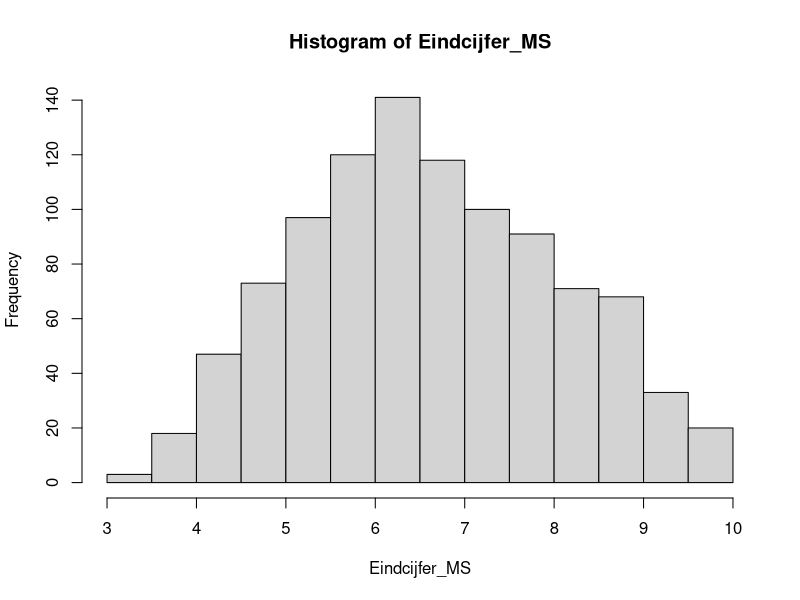

Recreate this plot in R.
## +++++++++++++++++++++++++++++++++++++++++++++++++++++++++++++++++++++++++++++
## 31.R  ####
## +++++++++++++++++++++++++++++++++++++++++++++++++++++++++++++++++++++++++++++
## R code voor Student Analytics Vrije Universiteit Amsterdam
## Copyright 2020 VU
## Web Page: http://www.vu.nl
## Contact: Theo Bakker (t.c.bakker@vu.nl)
## Verspreiding buiten de VU: Ja
##
## Doel: Doel
##
## Afhankelijkheden: Afhankelijkheid
##
## Datasets: Datasets
##
## Opmerkingen:
## 1) Geen.
## 2) ___
##
## ++++++++++++++++++++++++++++++++++++++++++++++++++++++++++++++++++++++++++++
## TODO:
## 1) ___.
##
## ++++++++++++++++++++++++++++++++++++++++++++++++++++++++++++++++++++++++++++
## Geschiedenis:
## 18-09-2020: EG: Aanmaak bestand
## ++++++++++++++++++++++++++++++++++++++++++++++++++++++++++++++++++++++++++++

## Toets: ANCOVA

## Casus
#v De docent van het vak Methoden & Statistiek van de faculteit Sociale 
#v Wetenschappen wil ontdekken of er verschillen zijn tussen studenten van 
#v verschillende opleidingen in het eindcijfer van zijn vak. Het vak wordt 
#v gevolgd door studenten Psychologie, Onderwijskunde en Algemene Sociale 
#v Wetenschappen (Sociologie). Uit ervaring blijkt dat het aantal gevolgde hoorcolleges 
#v ook van invloed is op het eindcijfer en dat dit nogal eens verschilt tussen 
#v studenten. Om een eerlijke vergelijking te maken, wilt hij daarom controleren 
#v voor het aantal gevolgde hoorcolleges. Op basis van de data van vorig jaar 
#v onderzoekt hij of er een verschil is tussen de drie opleidingen wat betreft 
#v het eindcijfer van het vak Methoden & Statistiek rekening houdend met het 
#v aantal gevolgde hoorcolleges. 
# seed
set.seed(12345, 
         kind = "Mersenne-Twister", 
         normal.kind = "Inversion",
         sample.kind = "Rejection")

## Simuleer data

# Aantal hoorcolleges: tussen 1 en 10, zwartepunt bij twee keer en acht keer
Aantal_Hoorcolleges_Psychologie <- sample.int(10, 
                                  500, 
                                  replace = TRUE,
                                  prob = c(0.1,
                                           0.2,
                                           0.25,
                                           0.1,
                                           0.05,
                                           0.05,
                                           0.1,
                                           0.1,
                                           0.05,
                                           0.05))

Aantal_Hoorcolleges_Onderwijskunde <- sample.int(10, 
                                  200, 
                                  replace = TRUE,
                                  prob = c(0.05,
                                           0.1,
                                           0.2,
                                           0.1,
                                           0.05,
                                           0.05,
                                           0.1,
                                           0.2,
                                           0.05,
                                           0.1))

Aantal_Hoorcolleges_Sociologie <- sample.int(10, 
                                  300, 
                                  replace = TRUE,
                                  prob = c(0.05,
                                           0.1,
                                           0.2,
                                           0.1,
                                           0.05,
                                           0.05,
                                           0.1,
                                           0.2,
                                           0.05,
                                           0.1))

Aantal_Hoorcolleges <- c(Aantal_Hoorcolleges_Psychologie,
                         Aantal_Hoorcolleges_Onderwijskunde,
                         Aantal_Hoorcolleges_Sociologie)

# Eindexamencijfer
Eindexamencijfer <- ceiling(2 * rnorm(1000,
                                         7,
                                         1))/2
Eindexamencijfer[Eindexamencijfer < 5.5] <- 5.5
Eindexamencijfer[Eindexamencijfer > 9.5] <- 9.5

# Geslacht
Opleiding <- c(rep("Psychologie", 
                  500),
              rep("Onderwijskunde", 
                  200),
              rep("Sociologie",
                  300))

#[sample.int(1000,1000)]

Opleiding_Psychologie <- as.numeric(Opleiding == "Psychologie")
Opleiding_Onderwijskunde <- as.numeric(Opleiding == "Onderwijskunde")
Opleiding_Sociologie <- as.numeric(Opleiding == "Sociologie")


# Maak afhankelijke variabele eindcijfer Methoden & Statistiek
Eindcijfer_MS <- 3 + 0.4 * Aantal_Hoorcolleges + 0.36 * Opleiding_Psychologie + 0.4 * Opleiding_Onderwijskunde + 0.2 * Eindexamencijfer +  rnorm(100,0,0.8)
Eindcijfer_MS <- round(Eindcijfer_MS,
                       1)
Eindcijfer_MS[Eindcijfer_MS > 10] <- 10.0
hist(Eindcijfer_MS)


sum(Eindcijfer_MS > 5.5)

# Maak studentnummer
Studentnummer <- sample(300000:400000,
                            100)

# Maak dataframe
Studenten_Methoden_Statistiek <- data.frame(Studentnummer,
                                            Opleiding,
                                            Aantal_Hoorcolleges,
                                            Eindexamencijfer,
                                            Eindcijfer_MS)

## Sla de datasets op
#write.csv(Studenten_Methoden_Statistiek,
#          file = "05. Datasets/31_Studenten_Methoden_Statistiek.csv")


# mean(Aantal_Hoorcolleges_Psychologie)
# mean(Aantal_Hoorcolleges_Onderwijskunde)
# mean(Aantal_Hoorcolleges_Sociologie)

# with(Studenten_Methoden_Statistiek, 
#      stby(data = Eindcijfer_MS, 
#           list(Opleiding), 
#           descr, 
#           stats = c("mean", "sd", "med", "n.valid")))

# with(Studenten_Methoden_Statistiek, 
#      stby(data = Aantal_Hoorcolleges, 
#           list(Opleiding), 
#           descr, 
#           stats = c("mean", "sd", "med", "n.valid")))

#acv <- aov(Eindcijfer_MS ~ Opleiding + Aantal_Hoorcolleges,
#           Studenten_Methoden_Statistiek)
#summary(acv)

#acv <- aov(Eindcijfer_MS ~ Opleiding,
#           Studenten_Methoden_Statistiek)
#summary(acv)

#library(emmeans)

#vvv <- emmeans_test(Studenten_Methoden_Statistiek,
#    Eindcijfer_MS ~ Opleiding, covariate = Aantal_Hoorcolleges,
#    p.adjust.method = "bonferroni"
#    )

#get_emmeans(vvv)
#mean(Aantal_Hoorcolleges)

#cooks.distance(acv)




rm(Studentnummer,
   Aantal_Hoorcolleges,
   Eindcijfer_MS,
   Eindexamencijfer,
   Aantal_Hoorcolleges_Onderwijskunde,
   Aantal_Hoorcolleges_Psychologie,
   Aantal_Hoorcolleges_Sociologie,
   Opleiding,
   Opleiding_Onderwijskunde,
   Opleiding_Psychologie,
   Opleiding_Sociologie
   )

#vv <- lm(Eindcijfer_MS ~ 1, Studenten_Methoden_Statistiek )
#summary(vv)
